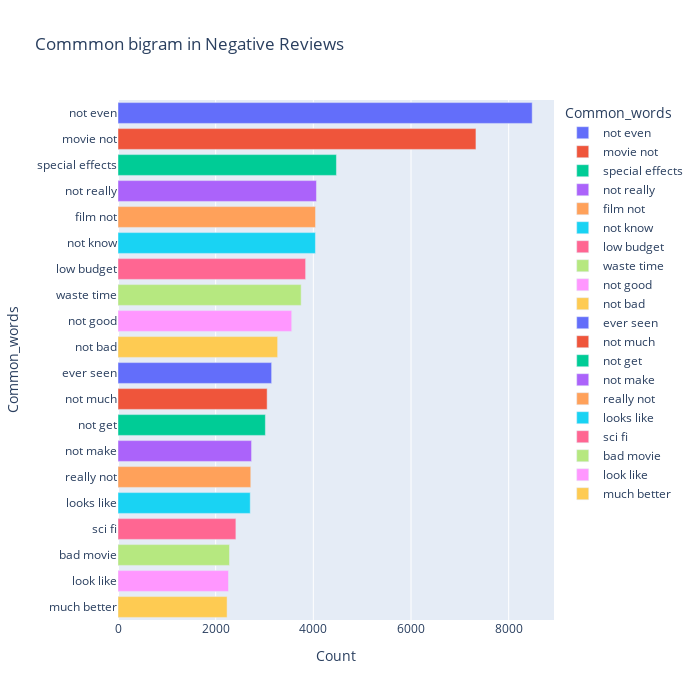

Here is the notebook cell this chart was saved with:
### Code cell
top 20 bigram neagtive reviews
most_common_uni = get_top_text_ngrams(df.Reviews_clean[df['Ratings']<=4],20,2)
most_common_uni = dict(most_common_uni)
temp = pd.DataFrame(columns = ["Common_words" , 'Count'])
temp["Common_words"] = list(most_common_uni.keys())
temp["Count"] = list(most_common_uni.values())
fig = px.bar(temp, x="Count", y="Common_words", title='Commmon bigram in Negative Reviews', orientation='h', 
             width=700, height=700,color='Common_words')
fig.show()

### Figure 1 — Plotly figure (JSON) as saved in the notebook; plotly's stock layout.template omitted (floating-point values rounded to 4 significant figures)
{"data": [{"alignmentgroup": "True", "hovertemplate": "Common_words=%{y}<br>Count=%{x}<extra></extra>", "legendgroup": "not even", "marker": {"color": "#636efa", "pattern": {"shape": ""}}, "name": "not even", "offsetgroup": "not even", "orientation": "h", "showlegend": true, "textposition": "auto", "type": "bar", "x": [8482], "xaxis": "x", "y": ["not even"], "yaxis": "y"}, {"alignmentgroup": "True", "hovertemplate": "Common_words=%{y}<br>Count=%{x}<extra></extra>", "legendgroup": "movie not", "marker": {"color": "#EF553B", "pattern": {"shape": ""}}, "name": "movie not", "offsetgroup": "movie not", "orientation": "h", "showlegend": true, "textposition": "auto", "type": "bar", "x": [7330], "xaxis": "x", "y": ["movie not"], "yaxis": "y"}, {"alignmentgroup": "True", "hovertemplate": "Common_words=%{y}<br>Count=%{x}<extra></extra>", "legendgroup": "special effects", "marker": {"color": "#00cc96", "pattern": {"shape": ""}}, "name": "special effects", "offsetgroup": "special effects", "orientation": "h", "showlegend": true, "textposition": "auto", "type": "bar", "x": [4473], "xaxis": "x", "y": ["special effects"], "yaxis": "y"}, {"alignmentgroup": "True", "hovertemplate": "Common_words=%{y}<br>Count=%{x}<extra></extra>", "legendgroup": "not really", "marker": {"color": "#ab63fa", "pattern": {"shape": ""}}, "name": "not really", "offsetgroup": "not really", "orientation": "h", "showlegend": true, "textposition": "auto", "type": "bar", "x": [4064], "xaxis": "x", "y": ["not really"], "yaxis": "y"}, {"alignmentgroup": "True", "hovertemplate": "Common_words=%{y}<br>Count=%{x}<extra></extra>", "legendgroup": "film not", "marker": {"color": "#FFA15A", "pattern": {"shape": ""}}, "name": "film not", "offsetgroup": "film not", "orientation": "h", "showlegend": true, "textposition": "auto", "type": "bar", "x": [4045], "xaxis": "x", "y": ["film not"], "yaxis": "y"}, {"alignmentgroup": "True", "hovertemplate": "Common_words=%{y}<br>Count=%{x}<extra></extra>", "legendgroup": "not know", "marker": {"color": "#19d3f3", "pattern": {"shape": ""}}, "name": "not know", "offsetgroup": "not know", "orientation": "h", "showlegend": true, "textposition": "auto", "type": "bar", "x": [4043], "xaxis": "x", "y": ["not know"], "yaxis": "y"}, {"alignmentgroup": "True", "hovertemplate": "Common_words=%{y}<br>Count=%{x}<extra></extra>", "legendgroup": "low budget", "marker": {"color": "#FF6692", "pattern": {"shape": ""}}, "name": "low budget", "offsetgroup": "low budget", "orientation": "h", "showlegend": true, "textposition": "auto", "type": "bar", "x": [3842], "xaxis": "x", "y": ["low budget"], "yaxis": "y"}, {"alignmentgroup": "True", "hovertemplate": "Common_words=%{y}<br>Count=%{x}<extra></extra>", "legendgroup": "waste time", "marker": {"color": "#B6E880", "pattern": {"shape": ""}}, "name": "waste time", "offsetgroup": "waste time", "orientation": "h", "showlegend": true, "textposition": "auto", "type": "bar", "x": [3751], "xaxis": "x", "y": ["waste time"], "yaxis": "y"}, {"alignmentgroup": "True", "hovertemplate": "Common_words=%{y}<br>Count=%{x}<extra></extra>", "legendgroup": "not good", "marker": {"color": "#FF97FF", "pattern": {"shape": ""}}, "name": "not good", "offsetgroup": "not good", "orientation": "h", "showlegend": true, "textposition": "auto", "type": "bar", "x": [3557], "xaxis": "x", "y": ["not good"], "yaxis": "y"}, {"alignmentgroup": "True", "hovertemplate": "Common_words=%{y}<br>Count=%{x}<extra></extra>", "legendgroup": "not bad", "marker": {"color": "#FECB52", "pattern": {"shape": ""}}, "name": "not bad", "offsetgroup": "not bad", "orientation": "h", "showlegend": true, "textposition": "auto", "type": "bar", "x": [3269], "xaxis": "x", "y": ["not bad"], "yaxis": "y"}, {"alignmentgroup": "True", "hovertemplate": "Common_words=%{y}<br>Count=%{x}<extra></extra>", "legendgroup": "ever seen", "marker": {"color": "#636efa", "pattern": {"shape": ""}}, "name": "ever seen", "offsetgroup": "ever seen", "orientation": "h", "showlegend": true, "textposition": "auto", "type": "bar", "x": [3146], "xaxis": "x", "y": ["ever seen"], "yaxis": "y"}, {"alignmentgroup": "True", "hovertemplate": "Common_words=%{y}<br>Count=%{x}<extra></extra>", "legendgroup": "not much", "marker": {"color": "#EF553B", "pattern": {"shape": ""}}, "name": "not much", "offsetgroup": "not much", "orientation": "h", "showlegend": true, "textposition": "auto", "type": "bar", "x": [3054], "xaxis": "x", "y": ["not much"], "yaxis": "y"}, {"alignmentgroup": "True", "hovertemplate": "Common_words=%{y}<br>Count=%{x}<extra></extra>", "legendgroup": "not get", "marker": {"color": "#00cc96", "pattern": {"shape": ""}}, "name": "not get", "offsetgroup": "not get", "orientation": "h", "showlegend": true, "textposition": "auto", "type": "bar", "x": [3018], "xaxis": "x", "y": ["not get"], "yaxis": "y"}, {"alignmentgroup": "True", "hovertemplate": "Common_words=%{y}<br>Count=%{x}<extra></extra>", "legendgroup": "not make", "marker": {"color": "#ab63fa", "pattern": {"shape": ""}}, "name": "not make", "offsetgroup": "not make", "orientation": "h", "showlegend": true, "textposition": "auto", "type": "bar", "x": [2735], "xaxis": "x", "y": ["not make"], "yaxis": "y"}, {"alignmentgroup": "True", "hovertemplate": "Common_words=%{y}<br>Count=%{x}<extra></extra>", "legendgroup": "really not", "marker": {"color": "#FFA15A", "pattern": {"shape": ""}}, "name": "really not", "offsetgroup": "really not", "orientation": "h", "showlegend": true, "textposition": "auto", "type": "bar", "x": [2719], "xaxis": "x", "y": ["really not"], "yaxis": "y"}, {"alignmentgroup": "True", "hovertemplate": "Common_words=%{y}<br>Count=%{x}<extra></extra>", "legendgroup": "looks like", "marker": {"color": "#19d3f3", "pattern": {"shape": ""}}, "name": "looks like", "offsetgroup": "looks like", "orientation": "h", "showlegend": true, "textposition": "auto", "type": "bar", "x": [2708], "xaxis": "x", "y": ["looks like"], "yaxis": "y"}, {"alignmentgroup": "True", "hovertemplate": "Common_words=%{y}<br>Count=%{x}<extra></extra>", "legendgroup": "sci fi", "marker": {"color": "#FF6692", "pattern": {"shape": ""}}, "name": "sci fi", "offsetgroup": "sci fi", "orientation": "h", "showlegend": true, "textposition": "auto", "type": "bar", "x": [2414], "xaxis": "x", "y": ["sci fi"], "yaxis": "y"}, {"alignmentgroup": "True", "hovertemplate": "Common_words=%{y}<br>Count=%{x}<extra></extra>", "legendgroup": "bad movie", "marker": {"color": "#B6E880", "pattern": {"shape": ""}}, "name": "bad movie", "offsetgroup": "bad movie", "orientation": "h", "showlegend": true, "textposition": "auto", "type": "bar", "x": [2283], "xaxis": "x", "y": ["bad movie"], "yaxis": "y"}, {"alignmentgroup": "True", "hovertemplate": "Common_words=%{y}<br>Count=%{x}<extra></extra>", "legendgroup": "look like", "marker": {"color": "#FF97FF", "pattern": {"shape": ""}}, "name": "look like", "offsetgroup": "look like", "orientation": "h", "showlegend": true, "textposition": "auto", "type": "bar", "x": [2263], "xaxis": "x", "y": ["look like"], "yaxis": "y"}, {"alignmentgroup": "True", "hovertemplate": "Common_words=%{y}<br>Count=%{x}<extra></extra>", "legendgroup": "much better", "marker": {"color": "#FECB52", "pattern": {"shape": ""}}, "name": "much better", "offsetgroup": "much better", "orientation": "h", "showlegend": true, "textposition": "auto", "type": "bar", "x": [2234], "xaxis": "x", "y": ["much better"], "yaxis": "y"}], "layout": {"barmode": "relative", "height": 700, "legend": {"title": {"text": "Common_words"}, "tracegroupgap": 0}, "title": {"text": "Commmon bigram in Negative Reviews"}, "width": 700, "xaxis": {"anchor": "y", "autorange": true, "domain": [0, 1], "range": [0, 8928.0], "title": {"text": "Count"}, "type": "linear"}, "yaxis": {"anchor": "x", "autorange": true, "categoryarray": ["much better", "look like", "bad movie", "sci fi", "looks like", "really not", "not make", "not get", "not much", "ever seen", "not bad", "not good", "waste time", "low budget", "not know", "film not", "not really", "special effects", "movie not", "not even"], "categoryorder": "array", "domain": [0, 1], "range": [-0.5, 19.5], "title": {"text": "Common_words"}, "type": "category"}}}
